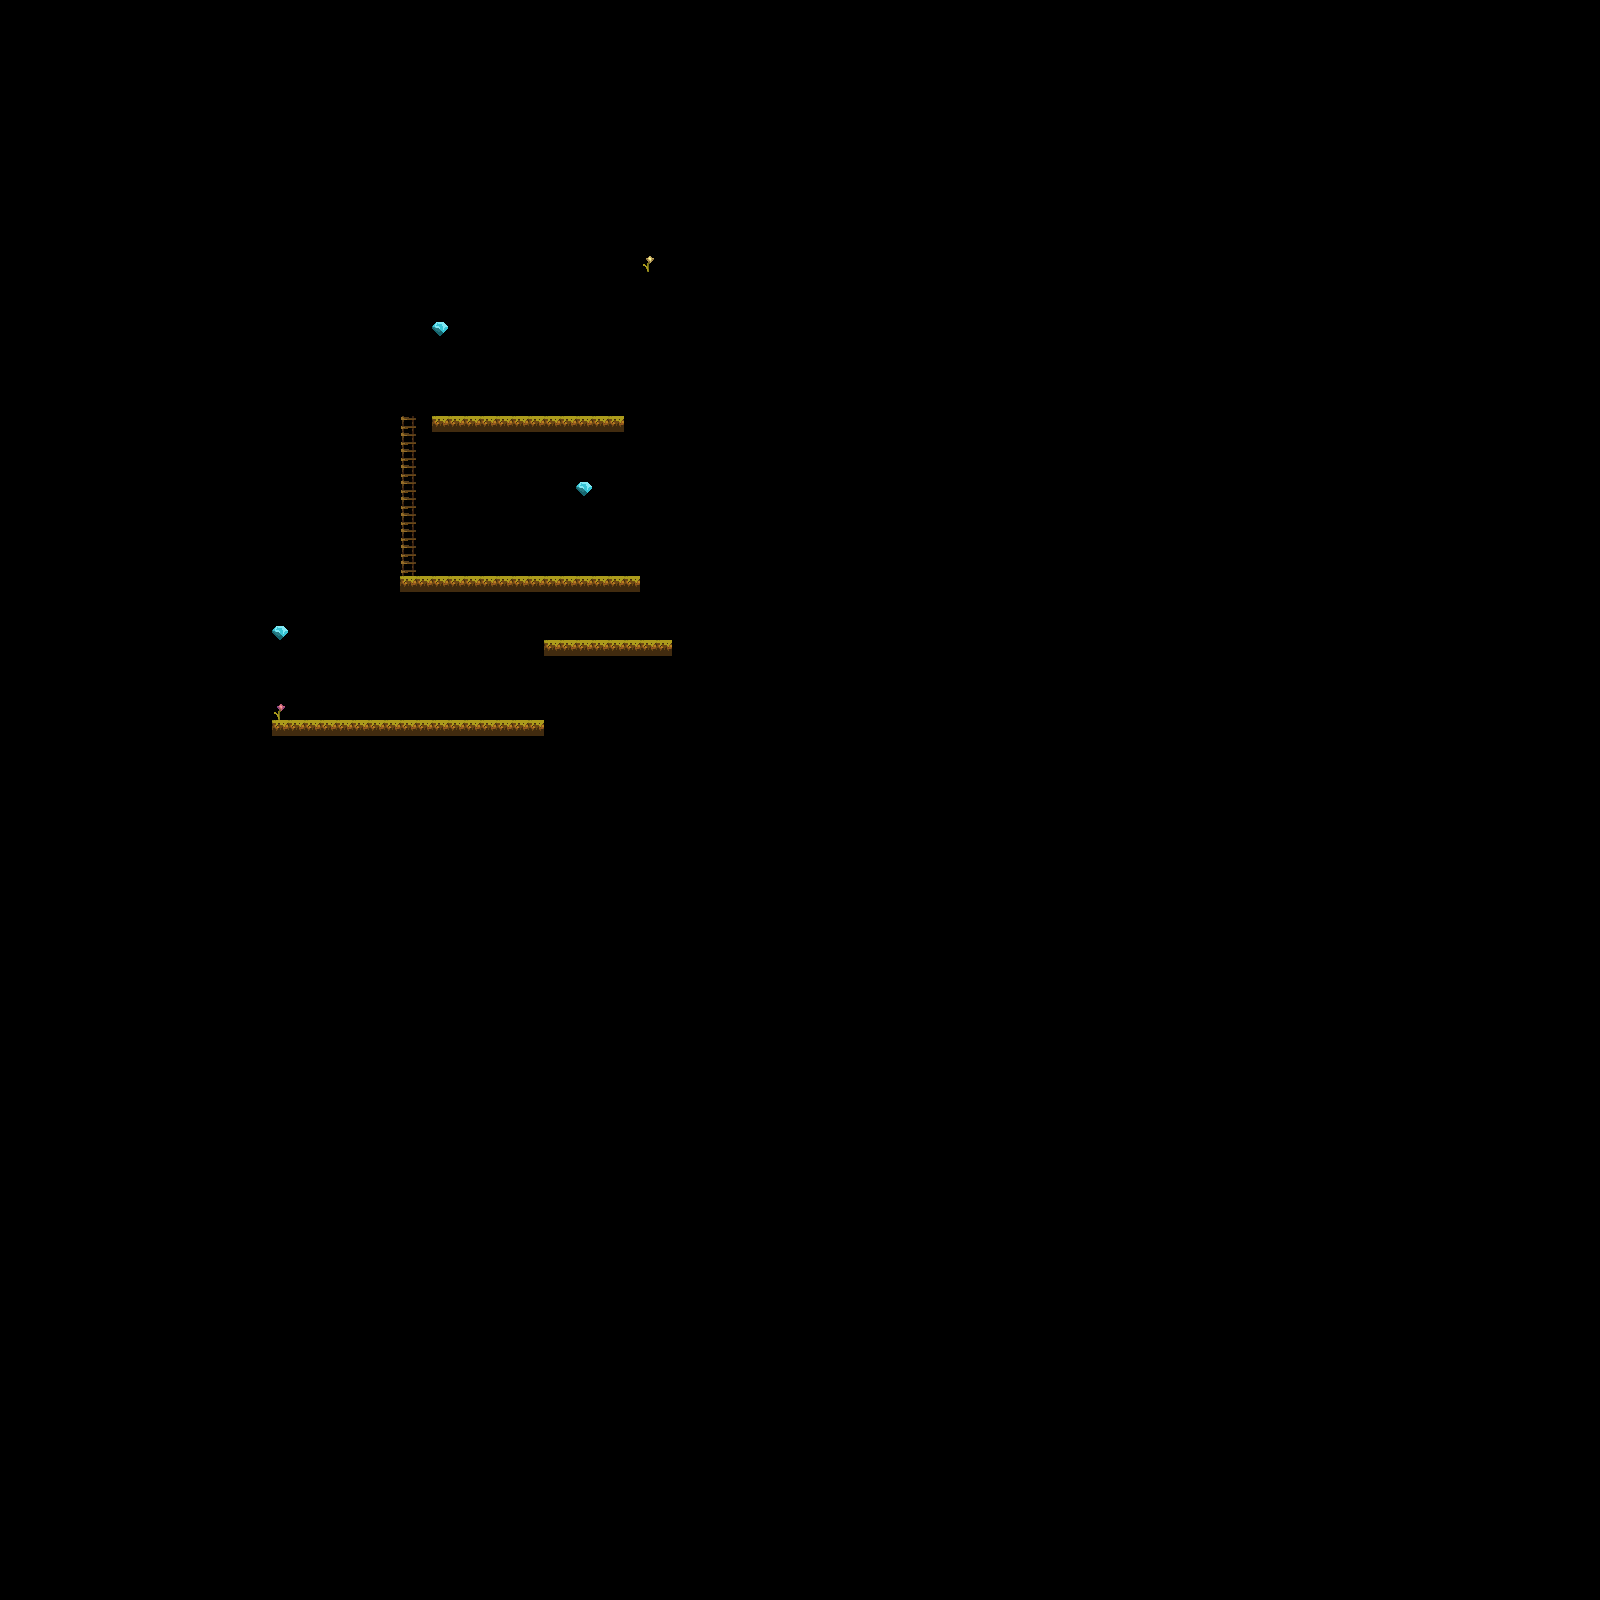

Below is a game level as drawn by its tile map, then a one-line description and the .tmx that defines it (tile-layer data replaced by summaries):
An orthogonal 100x100 tile map with 16x16 px tiles, 12 tile layers (Checkpoints, Coins, Hearts, Don't Touch, ...), 2 tilesets and 2 objects.

<map version="1.5" tiledversion="1.5.0" orientation="orthogonal" renderorder="left-down" width="100" height="100" tilewidth="16" tileheight="16" infinite="0" nextlayerid="15" nextobjectid="3">
 <tileset firstgid="1" name="Enviroment" tilewidth="16" tileheight="16" tilecount="1170" columns="45">
  <image source="../../images/Environment/Kauzz Forest Tiles/Enviroment.png" width="724" height="416" />
 </tileset>
 <tileset firstgid="1171" source="../../images/Animated Tiles/Diamond.tsx" />
 <layer id="4" name="Checkpoints" width="100" height="100">
  <data>[10000 cells, 0 non-empty, 0 distinct tile ids]</data>
 </layer>
 <layer id="5" name="Coins" width="100" height="100">
  <data>[10000 cells, 3 non-empty, 1 distinct tile ids]</data>
 </layer>
 <layer id="6" name="Hearts" width="100" height="100">
  <data>[10000 cells, 0 non-empty, 0 distinct tile ids]</data>
 </layer>
 <layer id="7" name="Don't Touch" width="100" height="100">
  <data>[10000 cells, 0 non-empty, 0 distinct tile ids]</data>
 </layer>
 <layer id="8" name="Golden key" width="100" height="100">
  <data>[10000 cells, 0 non-empty, 0 distinct tile ids]</data>
 </layer>
 <layer id="9" name="Golden door" width="100" height="100">
  <data>[10000 cells, 0 non-empty, 0 distinct tile ids]</data>
 </layer>
 <layer id="10" name="Exit" width="100" height="100">
  <data>[10000 cells, 1 non-empty, 1 distinct tile ids]</data>
 </layer>
 <layer id="11" name="Enemy 1" width="100" height="100">
  <data>[10000 cells, 0 non-empty, 0 distinct tile ids]</data>
 </layer>
 <layer id="12" name="Enemy 0" width="100" height="100">
  <data>[10000 cells, 0 non-empty, 0 distinct tile ids]</data>
 </layer>
 <layer id="13" name="Spawn" width="100" height="100">
  <data>[10000 cells, 1 non-empty, 1 distinct tile ids]</data>
 </layer>
 <objectgroup id="14" name="Enemies" />
 <objectgroup id="3" name="Moving platforms">
  <object id="1" gid="3" x="624" y="432" width="16" height="16">
   <properties>
    <property name="boundary_bottom" type="float" value="1752" />
    <property name="boundary_top" type="float" value="1992" />
    <property name="change_y" type="float" value="1" />
   </properties>
  </object>
  <object id="2" gid="3" x="640" y="432" width="16" height="16">
   <properties>
    <property name="boundary_bottom" type="float" value="1752" />
    <property name="boundary_top" type="float" value="1992" />
    <property name="change_y" type="float" value="1" />
   </properties>
  </object>
 </objectgroup>
 <layer id="2" name="Platforms" width="100" height="100">
  <data>[10000 cells, 52 non-empty, 1 distinct tile ids]</data>
 </layer>
 <layer id="1" name="Ladders" width="100" height="100">
  <data>[10000 cells, 10 non-empty, 1 distinct tile ids]</data>
 </layer>
</map>
